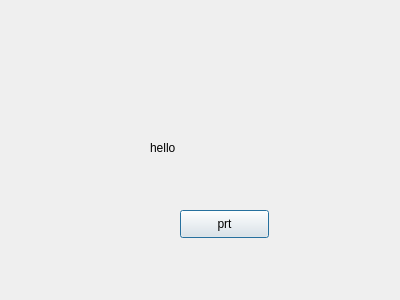
<?xml version="1.0" encoding="UTF-8"?>
<ui version="4.0">
 <class>Dialog</class>
 <widget class="QDialog" name="Dialog">
  <property name="geometry">
   <rect>
    <x>0</x>
    <y>0</y>
    <width>400</width>
    <height>300</height>
   </rect>
  </property>
  <property name="windowTitle">
   <string>Dialog</string>
  </property>
  <widget class="QLabel" name="label">
   <property name="geometry">
    <rect>
     <x>150</x>
     <y>140</y>
     <width>72</width>
     <height>15</height>
    </rect>
   </property>
   <property name="text">
    <string>hello</string>
   </property>
  </widget>
  <widget class="QPushButton" name="TX">
   <property name="geometry">
    <rect>
     <x>180</x>
     <y>210</y>
     <width>89</width>
     <height>28</height>
    </rect>
   </property>
   <property name="text">
    <string>prt</string>
   </property>
  </widget>
 </widget>
 <resources/>
 <connections/>
</ui>
